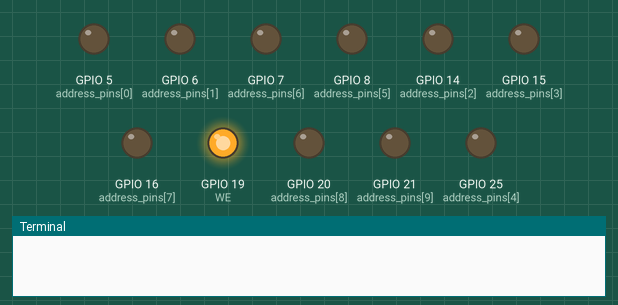
Bench run of a program on a simulated Raspberry Pi (BCM pin numbers). Parts: output pins drawn as LEDs (lit = HIGH), the last lines printed to the terminal. Pins used as bus, display or sensor lines are not drawn.

Above: at 0.1 s.
At 5.5 s:
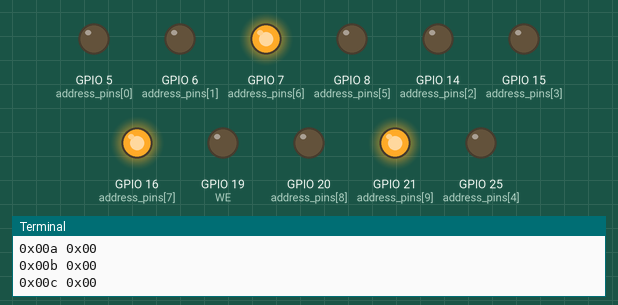
At 10.9 s:
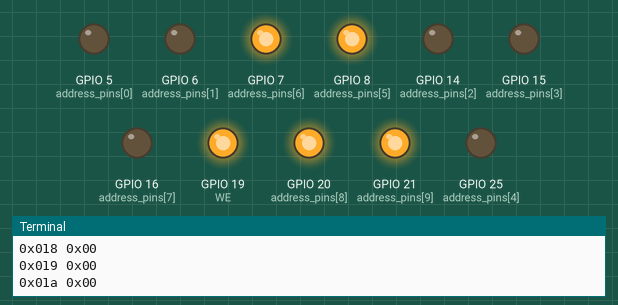
At 19.51 s:
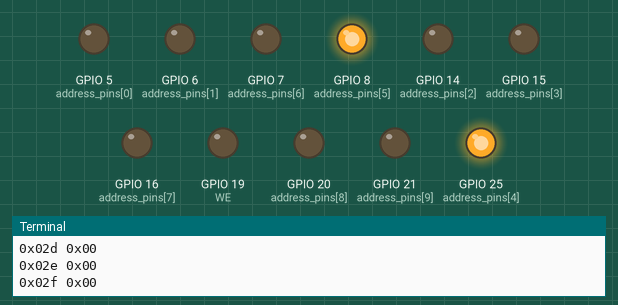
At 30.52 s:
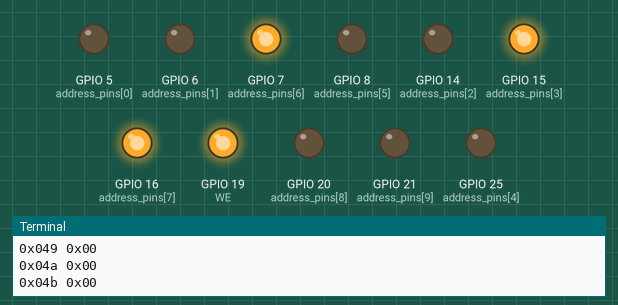
At 39.72 s:
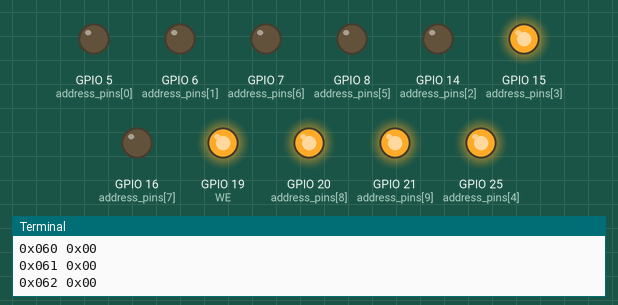
Timing chart, 0 to 40.0 s (numbered marks = the images above):
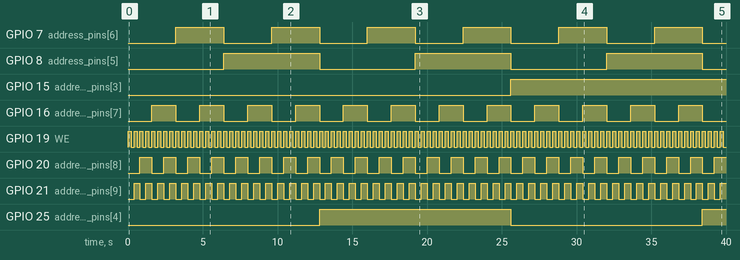

The program:

eeprom_cleaner.py
```python
#!/usr/bin/python3

import time
import RPi.GPIO as GPIO

#$ sudo python3 eeprom_bulk_read.py

def hex_to_bin(hex_data:str) -> str:
    scale = 16
    bit_length = 4*(len(hex_data) - 2)
    bin_data = bin(int(hex_data, scale))[2:].zfill(bit_length)
    return bin_data


def bin_to_hex(bin_data:str) -> str:
    scale = 2
    length = len(bin_data) // 4
    hex_data = "0x" + hex(int(bin_data, scale))[2:].zfill(length)
    return hex_data


def write_data(addr:str, data:str) -> None:

    set_address(hex_to_bin(addr)[2:])
    set_data(hex_to_bin(data))
    time.sleep(0.20)

    GPIO.output(WE, GPIO.LOW)
    time.sleep(0.20)
    GPIO.output(WE, GPIO.HIGH)

    print(addr, data)


def set_address(eeprom_address:str) -> None:
    for index, bit in enumerate(eeprom_address):
        GPIO.output(address_pins[index], GPIO.HIGH if bit == "1" else GPIO.LOW)


def set_data(eeprom_data:str) -> None:
    for index, bit in enumerate(eeprom_data):
        GPIO.output(data_pins[index], GPIO.HIGH if bit == "1" else GPIO.LOW)

def clean() -> None:

    for flag_hex_bit, flag_bits in enumerate(["00", "01", "10", "11"]):

      for step in range(16):
          step_hex = hex(step)

          for opcode in range(16):
              opcode_hex = hex(opcode)
              addr = "0x" + str(flag_hex_bit) + step_hex[2:] + opcode_hex[2:]
              write_data(addr, "0x00")


      print("\n")


if __name__ == "__main__":

    #GPIO5 - CF (A8), GPIO6 - ZF (A9)
    address_pins = [5, 6, 14, 15, 25, 8, 7, 16, 20, 21]
    data_pins = [17, 27, 22, 10, 9, 11, 13, 26]

    GPIO.setmode(GPIO.BCM)
    GPIO.setwarnings(False)

    #Setting up address, data, WE & OE pins
    for pi in address_pins:
        GPIO.setup(pi, GPIO.OUT)

    for pi_ in data_pins:
        GPIO.setup(pi_, GPIO.OUT)

    WE = 19 #Write Enable
    OE = 12 #Output Enable

    for pins in [WE, OE]:
        GPIO.setup(pins, GPIO.OUT, initial=GPIO.HIGH)

    GPIO.output(OE, GPIO.HIGH)

    clean()

    GPIO.cleanup()
```

Measured:
- by itself, GPIO 7 (address_pins[6]): alternates HIGH for 3.2 s and LOW for 3.2 s
- by itself, GPIO 8 (address_pins[5]): alternates HIGH for 6.4 s and LOW for 6.4 s
- by itself, GPIO 15 (address_pins[3]): LOW → HIGH at 25.6 s
- by itself, GPIO 16 (address_pins[7]): alternates HIGH for 1.6 s and LOW for 1.6 s
- by itself, GPIO 19 (WE): alternates HIGH for 0.20 s and LOW for 0.20 s
- by itself, GPIO 20 (address_pins[8]): alternates HIGH for 0.80 s and LOW for 0.80 s
- by itself, GPIO 21 (address_pins[9]): alternates HIGH for 0.40 s and LOW for 0.40 s
- by itself, GPIO 25 (address_pins[4]): LOW → HIGH at 12.8 s, → LOW 12.8 s later, → HIGH 12.8 s later
